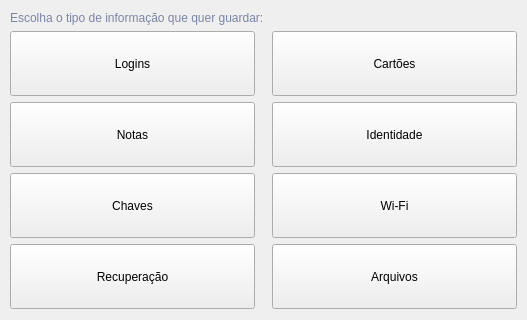
        <widget class="QWidget" name="page_itens">
         <property name="sizePolicy">
          <sizepolicy hsizetype="Fixed" vsizetype="Fixed">
           <horstretch>0</horstretch>
           <verstretch>0</verstretch>
          </sizepolicy>
         </property>
         <layout class="QGridLayout" name="gridLayout">
          <property name="leftMargin">
           <number>10</number>
          </property>
          <property name="rightMargin">
           <number>10</number>
          </property>
          <property name="horizontalSpacing">
           <number>8</number>
          </property>
          <item row="0" column="0">
           <widget class="QLabel" name="label_2">
            <property name="maximumSize">
             <size>
              <width>16777215</width>
              <height>40</height>
             </size>
            </property>
            <property name="styleSheet">
             <string notr="true">color: rgb(122, 133, 168);</string>
            </property>
            <property name="text">
             <string>Escolha o tipo de informação que quer guardar:</string>
            </property>
           </widget>
          </item>
          <item row="1" column="0">
           <widget class="QPushButton" name="btn_logins">
            <property name="sizePolicy">
             <sizepolicy hsizetype="Fixed" vsizetype="Fixed">
              <horstretch>0</horstretch>
              <verstretch>0</verstretch>
             </sizepolicy>
            </property>
            <property name="minimumSize">
             <size>
              <width>245</width>
              <height>65</height>
             </size>
            </property>
            <property name="maximumSize">
             <size>
              <width>16777215</width>
              <height>16777215</height>
             </size>
            </property>
            <property name="text">
             <string>Logins</string>
            </property>
           </widget>
          </item>
          <item row="1" column="1">
           <widget class="QPushButton" name="btn_cartoes">
            <property name="sizePolicy">
             <sizepolicy hsizetype="Fixed" vsizetype="Fixed">
              <horstretch>0</horstretch>
              <verstretch>0</verstretch>
             </sizepolicy>
            </property>
            <property name="minimumSize">
             <size>
              <width>245</width>
              <height>65</height>
             </size>
            </property>
            <property name="maximumSize">
             <size>
              <width>16777215</width>
              <height>16777215</height>
             </size>
            </property>
            <property name="text">
             <string>Cartões</string>
            </property>
           </widget>
          </item>
          <item row="2" column="0">
           <widget class="QPushButton" name="btn_note">
            <property name="sizePolicy">
             <sizepolicy hsizetype="Fixed" vsizetype="Fixed">
              <horstretch>0</horstretch>
              <verstretch>0</verstretch>
             </sizepolicy>
            </property>
            <property name="minimumSize">
             <size>
              <width>245</width>
              <height>65</height>
             </size>
            </property>
            <property name="maximumSize">
             <size>
              <width>16777215</width>
              <height>16777215</height>
             </size>
            </property>
            <property name="text">
             <string>Notas</string>
            </property>
           </widget>
          </item>
          <item row="2" column="1">
           <widget class="QPushButton" name="btn_identidade">
            <property name="sizePolicy">
             <sizepolicy hsizetype="Fixed" vsizetype="Fixed">
              <horstretch>0</horstretch>
              <verstretch>0</verstretch>
             </sizepolicy>
            </property>
            <property name="minimumSize">
             <size>
              <width>245</width>
              <height>65</height>
             </size>
            </property>
            <property name="maximumSize">
             <size>
              <width>16777215</width>
              <height>16777215</height>
             </size>
            </property>
            <property name="text">
             <string>Identidade</string>
            </property>
           </widget>
          </item>
          <item row="3" column="0">
           <widget class="QPushButton" name="btn_key">
            <property name="sizePolicy">
             <sizepolicy hsizetype="Fixed" vsizetype="Fixed">
              <horstretch>0</horstretch>
              <verstretch>0</verstretch>
             </sizepolicy>
            </property>
            <property name="minimumSize">
             <size>
              <width>245</width>
              <height>65</height>
             </size>
            </property>
            <property name="maximumSize">
             <size>
              <width>16777215</width>
              <height>16777215</height>
             </size>
            </property>
            <property name="text">
             <string>Chaves</string>
            </property>
           </widget>
          </item>
          <item row="3" column="1">
           <widget class="QPushButton" name="btn_wifi">
            <property name="sizePolicy">
             <sizepolicy hsizetype="Fixed" vsizetype="Fixed">
              <horstretch>0</horstretch>
              <verstretch>0</verstretch>
             </sizepolicy>
            </property>
            <property name="minimumSize">
             <size>
              <width>245</width>
              <height>65</height>
             </size>
            </property>
            <property name="maximumSize">
             <size>
              <width>16777215</width>
              <height>16777215</height>
             </size>
            </property>
            <property name="text">
             <string>Wi-Fi</string>
            </property>
           </widget>
          </item>
          <item row="4" column="0">
           <widget class="QPushButton" name="btn_recuperacao">
            <property name="sizePolicy">
             <sizepolicy hsizetype="Fixed" vsizetype="Fixed">
              <horstretch>0</horstretch>
              <verstretch>0</verstretch>
             </sizepolicy>
            </property>
            <property name="minimumSize">
             <size>
              <width>245</width>
              <height>65</height>
             </size>
            </property>
            <property name="maximumSize">
             <size>
              <width>16777215</width>
              <height>16777215</height>
             </size>
            </property>
            <property name="text">
             <string>Recuperação</string>
            </property>
           </widget>
          </item>
          <item row="4" column="1">
           <widget class="QPushButton" name="btn_file">
            <property name="sizePolicy">
             <sizepolicy hsizetype="Fixed" vsizetype="Fixed">
              <horstretch>0</horstretch>
              <verstretch>0</verstretch>
             </sizepolicy>
            </property>
            <property name="minimumSize">
             <size>
              <width>245</width>
              <height>65</height>
             </size>
            </property>
            <property name="maximumSize">
             <size>
              <width>16777215</width>
              <height>16777215</height>
             </size>
            </property>
            <property name="text">
             <string>Arquivos</string>
            </property>
           </widget>
          </item>
         </layout>
        </widget>
